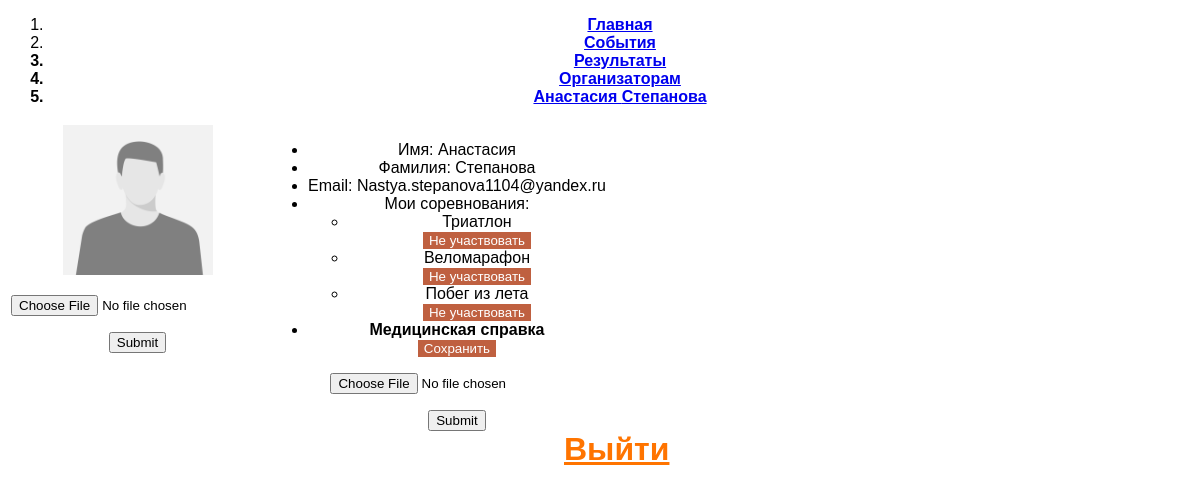
Screenshot of /profile (signed in) with the database file from the repository.
### data/users.py (models this page shows, shortened)
class User(SqlAlchemyBase, UserMixin, SerializerMixin):
    __tablename__ = 'users'
    id = sqlalchemy.Column(sqlalchemy.Integer,
                           primary_key=True, autoincrement=True)
    username = sqlalchemy.Column(sqlalchemy.String, index=True, unique=True, nullable=True)
    surname = sqlalchemy.Column(sqlalchemy.String, index=True, unique=True, nullable=True)
    email = sqlalchemy.Column(sqlalchemy.String, index=True, unique=True, nullable=True)
    avatar = sqlalchemy.Column(sqlalchemy.String, index=True, unique=True, nullable=True)
    status = sqlalchemy.Column(sqlalchemy.Integer, index=True, nullable=True)
    docs = sqlalchemy.Column(sqlalchemy.String, index=True, nullable=True)
    hashed_password = sqlalchemy.Column(sqlalchemy.String, nullable=True)
    user_competitions = orm.relationship("User_competitions", back_populates='user')

### data/user_competitions.py (models this page shows)
class User_competitions(SqlAlchemyBase, UserMixin, SerializerMixin):
    __tablename__ = 'user_competitions'
    id = sqlalchemy.Column(sqlalchemy.Integer,
                           primary_key=True, autoincrement=True)
    user_id = sqlalchemy.Column(sqlalchemy.INT, sqlalchemy.ForeignKey("users.id"))
    type = sqlalchemy.Column(sqlalchemy.INT, sqlalchemy.ForeignKey("competition.id"))
    user = orm.relationship('User')
    competition = orm.relationship('Competition')

### data/competition.py (models this page shows)
class Competition(SqlAlchemyBase, UserMixin, SerializerMixin):
    __tablename__ = 'competition'
    id = sqlalchemy.Column(sqlalchemy.Integer,
                           primary_key=True, autoincrement=True)
    name = sqlalchemy.Column(sqlalchemy.TEXT, index=True, unique=True, nullable=True)
    status = sqlalchemy.Column(sqlalchemy.Integer, index=True, unique=True, nullable=True)
    date = sqlalchemy.Column(sqlalchemy.DateTime, index=True, unique=True, nullable=True)
    description = sqlalchemy.Column(sqlalchemy.TEXT, index=True, unique=True, nullable=True)
    user_competitions = orm.relationship("User_competitions", back_populates='competition')

### server.py (the view)
@app.route("/profile")
def profile():
    db_sess = db_session.create_session()
    now_id = current_user.id
    u_s = db_sess.query(User_competitions).filter(User_competitions.user_id == now_id).all()
    return render_template("profile.html", competitions=u_s)

### data/db_session.py (called while the page is built)
def create_session() -> Session:
    global __factory
    return __factory()

### server.py (called while the page is built)
@login_manager.user_loader
def load_user(user_id):
    db_sess = db_session.create_session()
    return db_sess.query(User).get(user_id)

### templates/profile.html
{% extends "base.html" %}
{% block content %}
<table border="0" class="profile-table">
    <tr><td valign="top">
        <div class="profile-ava"><img src="{{ current_user.avatar }}" style="width: 150px; height: 150px;"></div>
        <div class="profile-load">
        <form action="{{ url_for('upload') }}" method="POST" enctype="multipart/form-data">
            <p><input type="file" name="file">
            <p><input type="submit" name="Загрузить">
        </form>
        </div>
    </td>
    <td valign="top" class="profile-panel">
        <ul class="profile-info">
        <li>Имя: {{ current_user.username }}</li>
        <li>Фамилия: {{ current_user.surname }}</li>
        <li>Email: {{ current_user.email }}</li>
        <li>Мои соревнования:</li>
            <ul>
                {% for item in competitions%}
                    <li>{{ item.competition.name}}</li>
                    <a href="/events/del/{{ item.type }}"><button style="background-color: rgb(191, 96, 64); color: white; border: none; outline: none;">Не участвовать</button></a>
            {% endfor %}
            </ul>
            <li><b>Медицинская справка</b></li>
            {% if current_user.docs != '-' %}
            <a href="/download"><button style="background-color: rgb(191, 96, 64); color: white; border: none; outline: none;">Сохранить</button></a>
            {% endif %}
            <div class="file-load">
                <form action="{{ url_for('upload_file') }}" method="POST" enctype="multipart/form-data">
                    <p><input type="file" name="file">
                    <p><input type="submit" name="Загрузить">
                </form>
</table>
<a href="/logout" style="top: 410px; position: absolute; left: 47%; color: #FF7400"><h1 align="center" style="color: #FF7400">Выйти</h1></a>
{% endblock %}

### templates/base.html (shortened to what this page needs)
<!DOCTYPE html>
<html lang="en">
<head>
    <link rel="stylesheet" type="text/css" href="{{url_for('static', filename='css/style.css')}}">
    <link rel="stylesheet/less" type="text/css" href="{{url_for('static', filename='css/style.less')}}">
    </head>
    <body style="background: white">
        <nav class="menu">
          <ol>
            <li class="menu-item"><a href="/" style="font-weight: bold;">Главная</a></li>
            <li class="menu-item"><a href="/events" style="font-weight: bold;">События</a></li>
            <li class="menu-item" style="font-weight: bold;">
              <a href="/results">Результаты</a>
            </li>
            <li class="menu-item" style="font-weight: bold;">
              <a href="#0">Организаторам</a>
            </li>
            {% if current_user.is_authenticated %}
            <li class="menu-item" style="font-weight: bold;"><a href="/profile">{{ current_user.username }} {{ current_user.surname }}</a></li>
            {% else %}
            <li class="menu-item" style="font-weight: bold;"><a href="/login">Профиль</a></li>
            {% endif %}
          </ol>
        </nav>
        <div >{% block content %}{% endblock %}</div>
    </body>
</html>

### static/css/style.css (style rules this page uses)
body { font-family: 'Roboto Condensed', sans-serif; text-align:center; vertical-align:middle; }
body { font-family: "Overpass", sans-serif; box-sizing: border-box; }

### rows the page displays
User: username "Анастасия", surname "Степанова", avatar (placeholder picture), email "Nastya.stepanova1104@yandex.ru"
User_competitions: competition.name "Триатлон"
User_competitions: competition.name "Веломарафон"
User_competitions: competition.name "Побег из лета"
